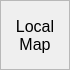
<?xml version="1.0" encoding="UTF-8"?>
<ui version="4.0">
 <class>NewView</class>
 <widget class="QWidget" name="NewView">
  <property name="geometry">
   <rect>
    <x>0</x>
    <y>0</y>
    <width>70</width>
    <height>70</height>
   </rect>
  </property>
  <property name="sizePolicy">
   <sizepolicy hsizetype="Expanding" vsizetype="Expanding">
    <horstretch>1</horstretch>
    <verstretch>1</verstretch>
   </sizepolicy>
  </property>
  <property name="minimumSize">
   <size>
    <width>50</width>
    <height>50</height>
   </size>
  </property>
  <property name="maximumSize">
   <size>
    <width>70</width>
    <height>70</height>
   </size>
  </property>
  <property name="baseSize">
   <size>
    <width>50</width>
    <height>50</height>
   </size>
  </property>
  <property name="cursor">
   <cursorShape>CrossCursor</cursorShape>
  </property>
  <property name="mouseTracking">
   <bool>true</bool>
  </property>
  <property name="windowTitle">
   <string>3D Pointcloud</string>
  </property>
  <layout class="QVBoxLayout" name="layout">
   <property name="margin">
    <number>0</number>
   </property>
   <item>
    <widget class="ActLabel" name="view">
     <property name="sizePolicy">
      <sizepolicy hsizetype="Expanding" vsizetype="Expanding">
       <horstretch>1</horstretch>
       <verstretch>1</verstretch>
      </sizepolicy>
     </property>
     <property name="minimumSize">
      <size>
       <width>50</width>
       <height>50</height>
      </size>
     </property>
     <property name="maximumSize">
      <size>
       <width>70</width>
       <height>70</height>
      </size>
     </property>
     <property name="font">
      <font>
       <pointsize>12</pointsize>
      </font>
     </property>
     <property name="cursor">
      <cursorShape>CrossCursor</cursorShape>
     </property>
     <property name="mouseTracking">
      <bool>true</bool>
     </property>
     <property name="autoFillBackground">
      <bool>false</bool>
     </property>
     <property name="styleSheet">
      <string notr="true">border-image: url(:/maps/LMap);</string>
     </property>
     <property name="frameShape">
      <enum>QFrame::StyledPanel</enum>
     </property>
     <property name="frameShadow">
      <enum>QFrame::Sunken</enum>
     </property>
     <property name="text">
      <string>Local Map</string>
     </property>
     <property name="scaledContents">
      <bool>true</bool>
     </property>
     <property name="alignment">
      <set>Qt::AlignCenter</set>
     </property>
     <property name="wordWrap">
      <bool>true</bool>
     </property>
     <property name="textInteractionFlags">
      <set>Qt::NoTextInteraction</set>
     </property>
    </widget>
   </item>
  </layout>
 </widget>
 <customwidgets>
  <customwidget>
   <class>ActLabel</class>
   <extends>QLabel</extends>
   <header>ActiveLabel</header>
  </customwidget>
 </customwidgets>
 <resources/>
 <connections/>
</ui>
